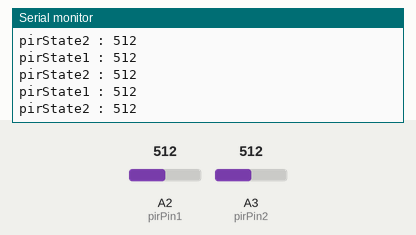
Recording of a sketch running on a simulated Arduino Uno, built with avr-gcc and run on an emulated ATmega328P. On the bench: the last lines printed to the serial monitor. Inputs (shaded band) come from the test bench; at power-on: A2 (pirPin1) = 512, A3 (pirPin2) = 512.

Above: at 7.2 s.
7.3 s: A2 (pirPin1) set to 987
At 7.44 s:
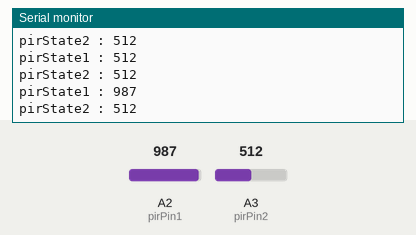
8.8 s: A2 (pirPin1) set to 1009
At 8.95 s:
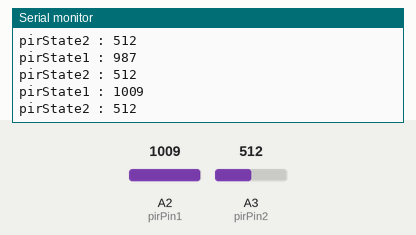
Timing chart, 0 to 11.8 s (numbered marks = the images above; inputs shaded):
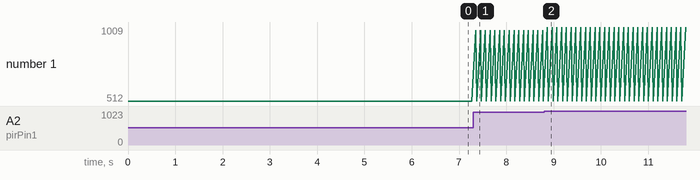

Measured:
- after the input at 7.3 s, the serial monitor: prints a new line after 0.06 s (image 1)
- after the input at 8.8 s, the serial monitor: prints a new line after 0.07 s (image 2)

The sketch:

prototype_1_nano.ino
```cpp
#include <SoftwareSerial.h>
SoftwareSerial chat(0,1);

int pirPin1 = 2;
int pirPin2 = 3;

int pirState1;
int pirState2;
int i;

void setup() {
  // put your setup code here, to run once:
  chat.begin(4800);
  Serial.begin(9600);
}

void loop() {
  // put your main code here, to run repeatedly:
  pirState1 = analogRead(pirPin1);
  pirState2 = analogRead(pirPin2);
  Serial.print("pirState1 : ");
  Serial.println(pirState1);
  Serial.print("pirState2 : ");
  Serial.println(pirState2);
  if(chat.available()>0){
    if(chat.readString() == "Pir1"){
      chat.print(pirState1);
    }
    if(chat.readString() == "Pir2"){
      chat.print(pirState2);
    }
    Serial.print("Send = ");
    Serial.println(i);
  }
  i++;
  delay(100);
}
```
